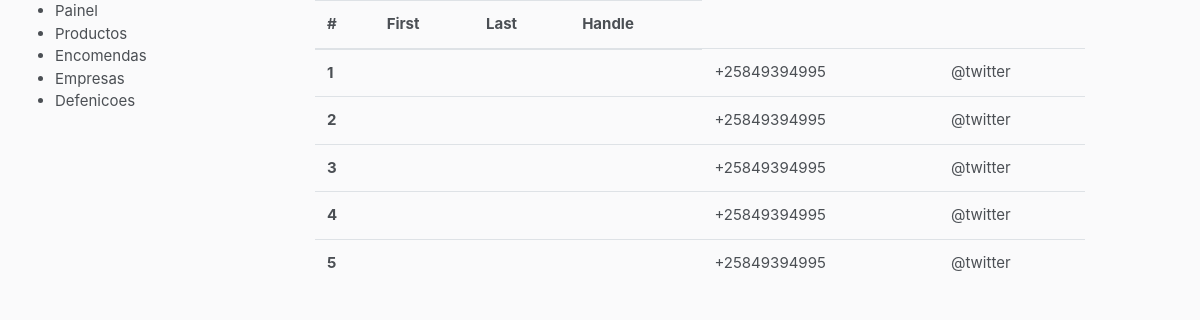
The page /dashboard/companies/ on the database as committed earlier.
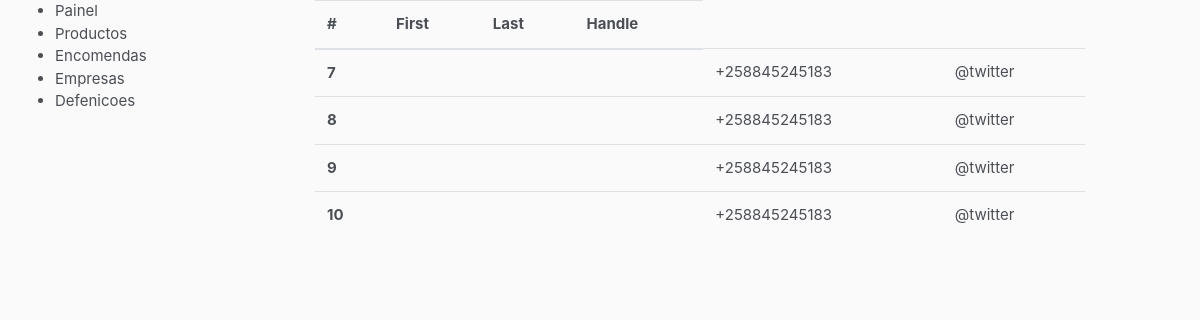
The same page on the database as committed later.
### account/models.py (models this page shows, shortened)
class Company(models.Model):
    user = models.OneToOneField(settings.AUTH_USER_MODEL, on_delete=models.CASCADE)
    commercial_name = models.CharField(max_length=30, blank=False, unique=True)
    address = models.CharField(max_length=30, blank=True)
    created_date = models.DateTimeField(default=timezone.now)
    uploaded_at = models.DateTimeField(blank=True, null=True)

class User(AbstractUser):
    username = None
    email = models.EmailField(_('email address'), unique=True)
    phone_regex = RegexValidator(regex=r'^\+?258?\d{9,13}$', message="O número de telefone deve ser digitado no formato: '+258849293949'. São permitidos até 13 dígitos.")
    phone_number = models.CharField(validators=[phone_regex], max_length=13, blank=True) # validators should be a list
    USERNAME_FIELD = 'email'
    REQUIRED_FIELDS = []
    objects = UserManager()

### dashboard/views.py (the view)
# urls.py: path("companies/", views.CompanyListView.as_view(), name="companies"),
class CompanyListView(ListView):
    model = Company
    template_name = 'dashboard/companies.html'
    context_object_name = 'companies'
    paginate_by = 20
    def get_context_data(self, **kwargs):
        context = super(CompanyListView, self).get_context_data(**kwargs)
        companies = self.get_queryset()
        page = self.request.GET.get('page')
        paginator = Paginator(companies, self.paginate_by)
        try:
            users = paginator.page(page)
        except PageNotAnInteger:
            users = paginator.page(1)
        except EmptyPage:
            products = paginator.page(paginator.num_pages)
        context['companies'] = companies
        return context

### price/templates/dashboard/companies.html (shortened to what this page needs)
{% extends "price/layout/base.html" %}
{% load staticfiles %}
{% load staticfiles %}
{% block styles %}
<link rel="stylesheet" href="{% static 'stylesheet/main.css' %}">
<link rel="stylesheet" href="https://use.fontawesome.com/releases/v5.7.2/css/all.css">
{% endblock %}
{% block content %}
<main>
    <div class="container-fluid">
        <div class="row">
            <div class="col-md-3">
                <aside>
                    <ul>
                        <li>Painel</li>
                        <li>Productos</li>
                        <li>Encomendas</li>
                        <li>Empresas</li>
                        <li>Defenicoes</li>
                    </ul>
                </aside>
            </div>
            <div class="col-md-8">
                <section>
                    <table class="table table-borderless">
                        <thead>
                        <tr>
                            <th scope="col">#</th>
                            <th scope="col">First</th>
                            <th scope="col">Last</th>
                            <th scope="col">Handle</th>
                        </tr>
                        </thead>
                        <tbody>
                        {% for company in companies %}
                        <tr>
                            <th scope="row">{{ company.id }}</th>
                            <td colspan="2">{{ company.address }}</td>
                            <td colspan="2">{{ user.email }}</td>
                            <td colspan="2">{{ company.user.phone_number }}</td>
                            <td>@twitter</td>
                        </tr>
                        {% endfor %}
                        </tbody>
                    </table>
                </section>
            </div>
        </div>
    </div>
</main>
{% endblock %}

Rows that differ between the two databases and show on the page:
removed Company: id "1", user.phone_number "+25849394995"
removed Company: id "2", user.phone_number "+25849394995"
removed Company: id "3", user.phone_number "+25849394995"
removed Company: id "4", user.phone_number "+25849394995"
removed Company: id "5", user.phone_number "+25849394995"
added Company: id "7", user.phone_number "+258845245183"
added Company: id "8", user.phone_number "+258845245183"
added Company: id "9", user.phone_number "+258845245183"
added Company: id "10", user.phone_number "+258845245183"
